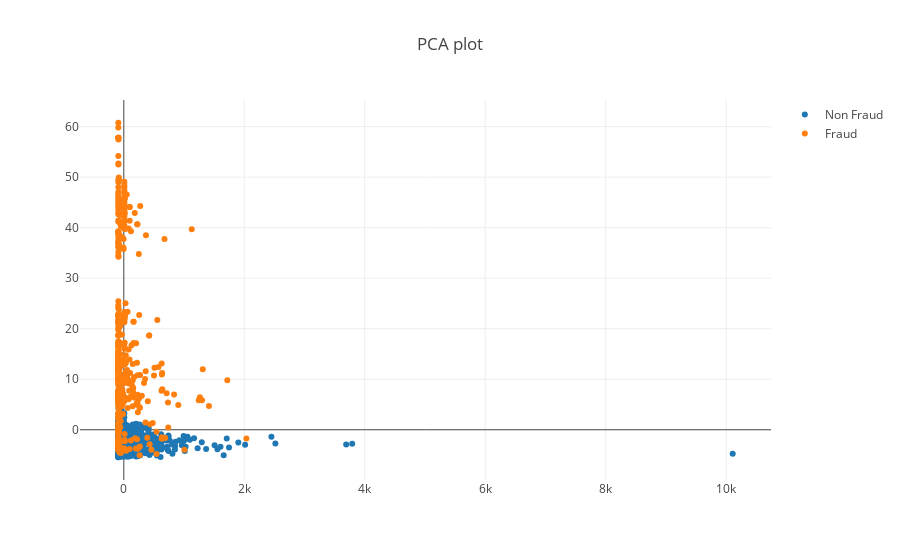

Source (notebook cell):
### Code cell
plot_scatter(new_df, y, mode='PCA', fname='pca1.png')

### Figure 1 — Plotly figure (JSON) as saved in the notebook; plotly's stock layout.template omitted (floating-point values rounded to 4 significant figures; data arrays with more than 128 entries replaced by an {"elided": "..."} marker saying what was removed)
{"data": [{"mode": "markers", "name": "Non Fraud", "showlegend": true, "type": "scatter", "uid": "04929d2f-5f51-423f-be23-4fd0ff88aaf2", "x": {"elided": "3000 float values"}, "y": {"elided": "3000 float values"}}, {"mode": "markers", "name": "Fraud", "showlegend": true, "type": "scatter", "uid": "e1018105-e68a-468f-81e6-483ae82bb8f8", "x": {"elided": "492 float values"}, "y": {"elided": "492 float values"}}], "layout": {"title": {"text": "PCA plot"}}}
